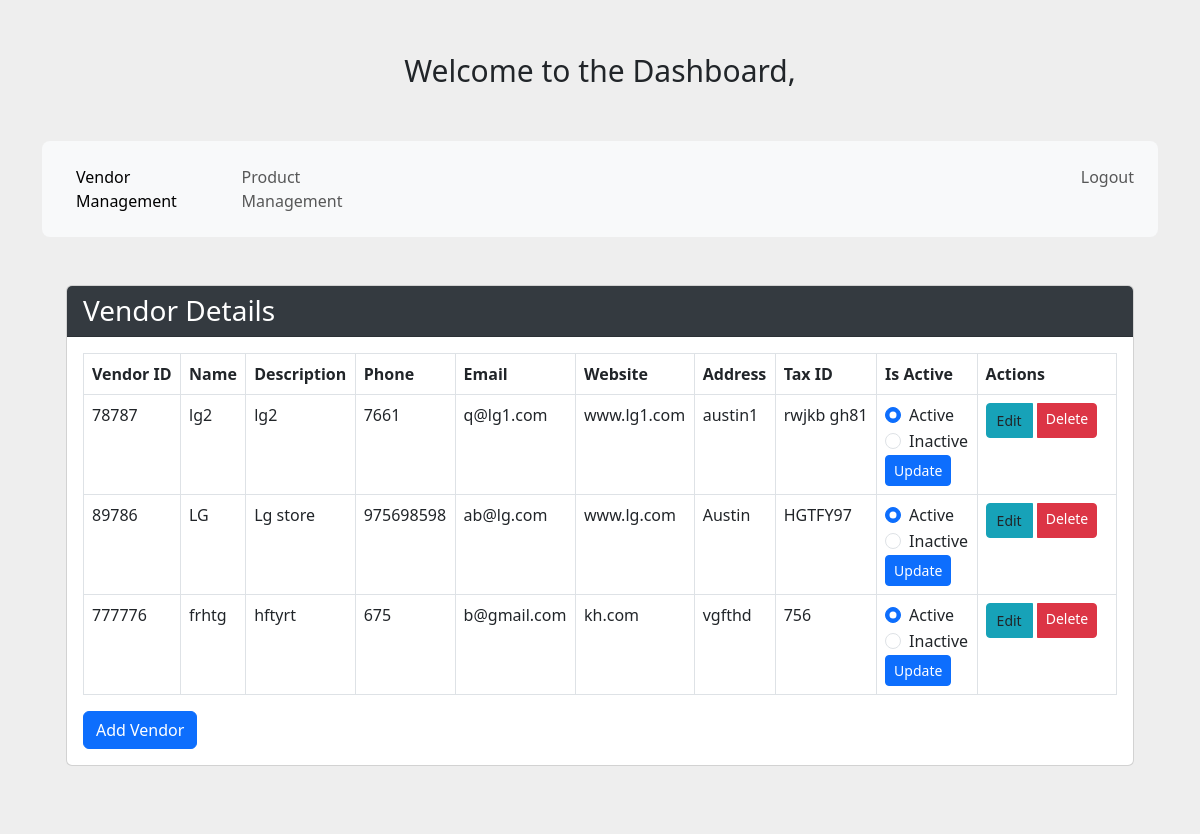
The app's page /admin.php with its own data.
### tables this page shows
CREATE TABLE `vendors` (
  `id` int(11) NOT NULL,
  `vendor_id` int(10) NOT NULL,
  `name` varchar(100) NOT NULL,
  `description` text NOT NULL,
  `phone` varchar(20) NOT NULL,
  `email` varchar(100) NOT NULL,
  `website` varchar(100) NOT NULL,
  `address` text NOT NULL,
  `tax_id` varchar(20) NOT NULL,
  `created_at` timestamp NOT NULL DEFAULT current_timestamp() ON UPDATE current_timestamp(),
  `updated_at` timestamp NOT NULL DEFAULT '0000-00-00 00:00:00' ON UPDATE current_timestamp(),
  `is_active` tinyint(1) NOT NULL DEFAULT 1
);

### vendor_management.php (the view, shortened to what this page needs)
<?php
$connection = mysqli_connect('localhost','root','','task3');
$query = "SELECT * FROM vendors";
$result = mysqli_query($connection, $query);
?>
<!DOCTYPE html>
<html>
<head>
</head>
<body>
    <div class="container mt-4">
        <div class="row">
            <div class="col-lg-12">
                <div class="card">
                    <div class="card-header">
                        <h3 class="card-title">Vendor Details</h3>
                    </div>
                    <div class="card-body">
                        <table class="table table-bordered">
                            <thead class="bg-dark text-light">
                                <tr>
                                    <th>Vendor ID</th>
                                    <th>Name</th>
                                    <th>Description</th>
                                    <th>Phone</th>
                                    <th>Email</th>
                                    <th>Website</th>
                                    <th>Address</th>
                                    <th>Tax ID</th>
                                    <th>Is Active</th>
                                    <th>Actions</th>
                                </tr>
                            </thead>
                            <tbody>
                                <?php while ($row = mysqli_fetch_assoc($result)) { ?>
                                    <tr>
                                        <td><?php echo $row['vendor_id']?>
                                        <td><?php echo $row['name']; ?></td>
                                        <td><?php echo $row['description']; ?></td>
                                        <td><?php echo $row['phone']; ?></td>
                                        <td><?php echo $row['email']; ?></td>
                                        <td><?php echo $row['website']; ?></td>
                                        <td><?php echo $row['address']; ?></td>
                                        <td><?php echo $row['tax_id']; ?></td>
                                        <td>
                                        <form action="vendor_management.php" method="post">
        <div class="form-check">
            <input class="form-check-input" type="radio" name="status" value="1" <?php if ($row['is_active'] == 1) echo 'checked'; ?>>
            <label class="form-check-label">Active</label>
        </div>
        <div class="form-check">
            <input class="form-check-input" type="radio" name="status" value="0" <?php if ($row['is_active'] == 0) echo 'checked'; ?>>
            <label class="form-check-label">Inactive</label>
        </div>
        <button type="submit" name="update_status" class="btn btn-primary btn-sm">Update</button>
    </form>
                                        </td>
                                        <td>
                                            <div class="btn-group">
                                                <a href="edit_vendor.php?id=<?php echo $row['id']; ?>" class="btn btn-action edit btn-sm">Edit</a>
                                                <a href="?delete=<?php echo $row['id']; ?>&confirm=yes" class="btn btn-danger btn-sm" onclick="return confirmDelete('<?php echo $row['name']; ?>')">Delete</a>
                                            </div>
                                        </td>
                                    </tr>
                                <?php } ?>
                            </tbody>
                        </table>
                        <a class="btn btn-primary" href="add_vendor.php">Add Vendor</a>
                    </div>
                </div>
            </div>
        </div>
    </div>
</body>
</html>

### bootstrap.php (shortened to what this page needs)
<!DOCTYPE html>
<html>
<head>
    <link rel="stylesheet" href="https://cdn.jsdelivr.net/npm/bootstrap@5.3.0/dist/css/bootstrap.min.css">
</head>
<body>
</body>
</html>

### admin.php (shortened to what this page needs)
<?php
include('bootstrap.php');
?>
<!DOCTYPE html>
<html>
<head>
</head>
<body>
<br><br>
    <div class="heading">
        Welcome to the Dashboard, <?php echo $_SESSION['username']; ?>
    </div>
<section style="background-color: #eee;">
  <div class="container py-5">
    <div class="row">
      <div class="col">
        <nav class="navbar navbar-expand-lg navbar-light bg-light rounded-3 p-3 mb-4">
  <div class="collapse navbar-collapse" id="navbarNav">
    <ul class="navbar-nav">
      <li class="nav-item active">
      <a class="nav-link mx-2 active"  href="#" onclick="showVendorManagement()" style="padding-left: 10px;">Vendor Management</a>
      <li class="nav-item">
      <a class="nav-link mx-2 " href="#" onclick="showProductManagement()" style="padding-left: 20px;">Product Management</a>
      </li>
      <li class="nav-item">
        <a class="nav-link" href="logout.php" style="padding-left: 700px;">Logout</a>
      </li>
    </ul>
  </div>
</nav>
      </div>
    </div>
    <section id="vendor-management" style="display: block;">
        <div class="container mt-4">
            <?php include 'vendor_management.php'; ?>
        </div>
    </section>
            <?php include 'product_management.php'; ?>
</div>
</section>
</body>
</html>

### product_management.php (shortened to what this page needs)
<!DOCTYPE html>
<html>
<head>
</head>
<body>
</body>
</html>

### admin.php (style rules this page uses)
div.heading { text-align: center; font-size: 30px; }
html, body { width: 100%; height: 100%; overflow: hidden; }
body { background-color: #eee;; }

### vendor_management.php (style rules this page uses)
body { background-color: #f8f9fa; }
.card { margin-bottom: 20px; }
.card-header { background-color: #343a40; color: #ffffff; }
.card-title { margin-bottom: 0; }
.btn-group { margin-right: 10px; }
.btn-action { font-size: 14px; padding: 6px 10px; margin-right: 5px; }
.btn-action.edit { background-color: #17a2b8; border-color: #17a2b8; }
html, body { width: 100%; height: 100%; overflow: hidden; }
body { background-color: #eee;; }

### records on screen
vendors: vendor "78787", name "lg2", description "lg2", phone "7661", email "q@lg1.com", website "www.lg1.com", address "austin1", tax "rwjkb gh81", is_active "☑"
vendors: vendor "89786", name "LG", description "Lg store", phone "975698598", email "ab@lg.com", website "www.lg.com", address "Austin", tax "HGTFY97", is_active "☑"
vendors: vendor "777776", name "frhtg", description "hftyrt", phone "675", email "b@gmail.com", website "kh.com", address "vgfthd", tax "756", is_active "☑"
